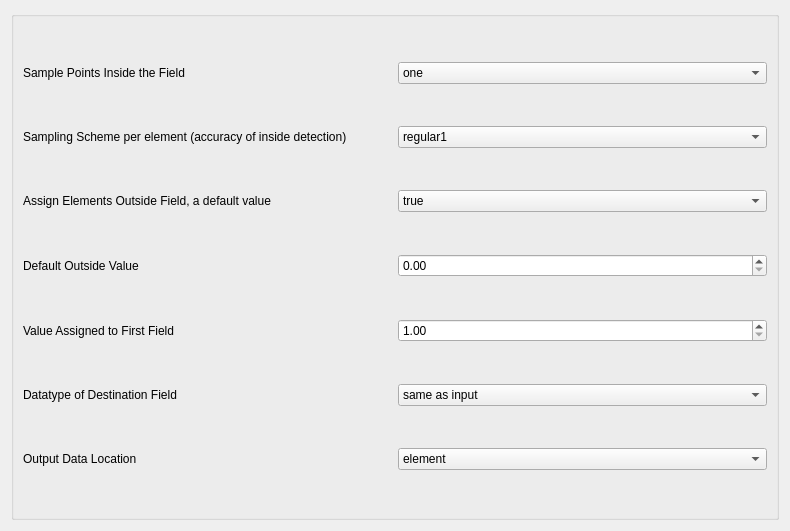
<?xml version="1.0" encoding="UTF-8"?>
<ui version="4.0">
 <class>CalculateInsideWhichFieldDialog</class>
 <widget class="QDialog" name="CalculateInsideWhichFieldDialog">
  <property name="geometry">
   <rect>
    <x>0</x>
    <y>0</y>
    <width>790</width>
    <height>531</height>
   </rect>
  </property>
  <property name="sizePolicy">
   <sizepolicy hsizetype="Fixed" vsizetype="Fixed">
    <horstretch>0</horstretch>
    <verstretch>0</verstretch>
   </sizepolicy>
  </property>
  <property name="minimumSize">
   <size>
    <width>400</width>
    <height>75</height>
   </size>
  </property>
  <property name="windowTitle">
   <string>Dialog</string>
  </property>
  <layout class="QVBoxLayout" name="verticalLayout">
   <item>
    <widget class="QGroupBox" name="groupBox">
     <property name="minimumSize">
      <size>
       <width>300</width>
       <height>35</height>
      </size>
     </property>
     <property name="title">
      <string/>
     </property>
     <layout class="QGridLayout" name="gridLayout">
      <item row="2" column="0">
       <widget class="QLabel" name="label_3">
        <property name="text">
         <string>Assign Elements Outside Field, a default value</string>
        </property>
       </widget>
      </item>
      <item row="0" column="0">
       <widget class="QLabel" name="label">
        <property name="text">
         <string>Sample Points Inside the Field</string>
        </property>
       </widget>
      </item>
      <item row="3" column="0">
       <widget class="QLabel" name="label_4">
        <property name="text">
         <string>Default Outside Value</string>
        </property>
       </widget>
      </item>
      <item row="5" column="0">
       <widget class="QLabel" name="label_6">
        <property name="text">
         <string>Datatype of Destination Field</string>
        </property>
       </widget>
      </item>
      <item row="1" column="2">
       <widget class="QComboBox" name="samplingScheme_">
        <item>
         <property name="text">
          <string>regular1</string>
         </property>
        </item>
        <item>
         <property name="text">
          <string>regular2</string>
         </property>
        </item>
        <item>
         <property name="text">
          <string>regular3</string>
         </property>
        </item>
        <item>
         <property name="text">
          <string>regular4</string>
         </property>
        </item>
        <item>
         <property name="text">
          <string>regular5</string>
         </property>
        </item>
       </widget>
      </item>
      <item row="4" column="0">
       <widget class="QLabel" name="label_5">
        <property name="text">
         <string>Value Assigned to First Field</string>
        </property>
       </widget>
      </item>
      <item row="0" column="2">
       <widget class="QComboBox" name="method_">
        <item>
         <property name="text">
          <string>one</string>
         </property>
        </item>
        <item>
         <property name="text">
          <string>most</string>
         </property>
        </item>
        <item>
         <property name="text">
          <string>all</string>
         </property>
        </item>
       </widget>
      </item>
      <item row="6" column="2">
       <widget class="QComboBox" name="dataLocation_">
        <item>
         <property name="text">
          <string>element</string>
         </property>
        </item>
        <item>
         <property name="text">
          <string>node</string>
         </property>
        </item>
       </widget>
      </item>
      <item row="5" column="2">
       <widget class="QComboBox" name="outputType_">
        <item>
         <property name="text">
          <string>same as input</string>
         </property>
        </item>
        <item>
         <property name="text">
          <string>char</string>
         </property>
        </item>
        <item>
         <property name="text">
          <string>short</string>
         </property>
        </item>
        <item>
         <property name="text">
          <string>unsigned short</string>
         </property>
        </item>
        <item>
         <property name="text">
          <string>unsigned int</string>
         </property>
        </item>
        <item>
         <property name="text">
          <string>int</string>
         </property>
        </item>
        <item>
         <property name="text">
          <string>float</string>
         </property>
        </item>
        <item>
         <property name="text">
          <string>double</string>
         </property>
        </item>
       </widget>
      </item>
      <item row="6" column="0">
       <widget class="QLabel" name="label_7">
        <property name="text">
         <string>Output Data Location</string>
        </property>
       </widget>
      </item>
      <item row="1" column="0">
       <widget class="QLabel" name="label_2">
        <property name="text">
         <string>Sampling Scheme per element (accuracy of inside detection)</string>
        </property>
       </widget>
      </item>
      <item row="2" column="2">
       <widget class="QComboBox" name="changeOutsideValues_">
        <item>
         <property name="text">
          <string>true</string>
         </property>
        </item>
        <item>
         <property name="text">
          <string>false</string>
         </property>
        </item>
       </widget>
      </item>
      <item row="3" column="2">
       <widget class="QDoubleSpinBox" name="outsideValue_"/>
      </item>
      <item row="4" column="2">
       <widget class="QDoubleSpinBox" name="startValue_">
        <property name="minimum">
         <double>1.000000000000000</double>
        </property>
       </widget>
      </item>
     </layout>
    </widget>
   </item>
  </layout>
 </widget>
 <resources/>
 <connections/>
</ui>
